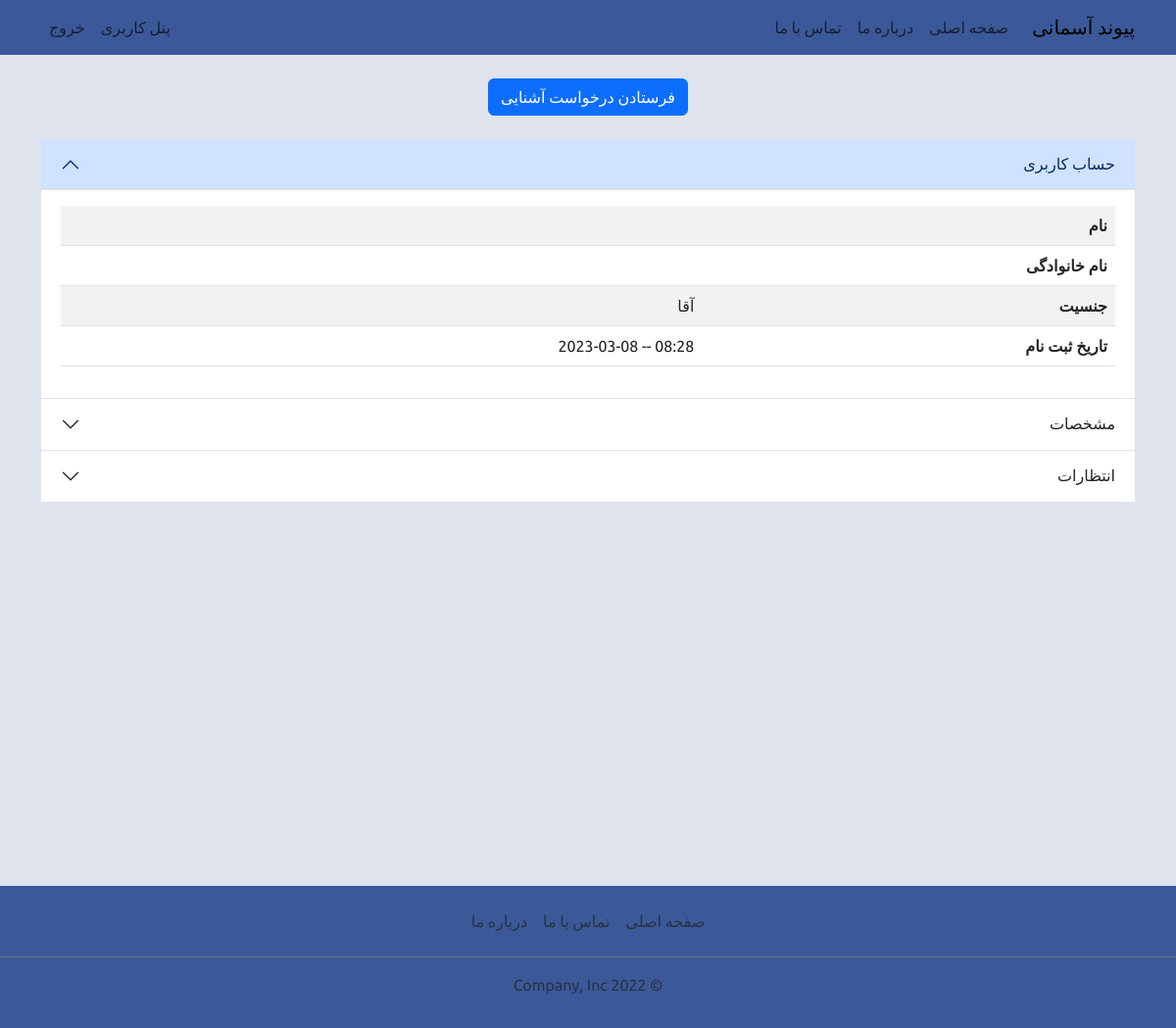
The app's page /user_detail/3/ (signed in), older data.
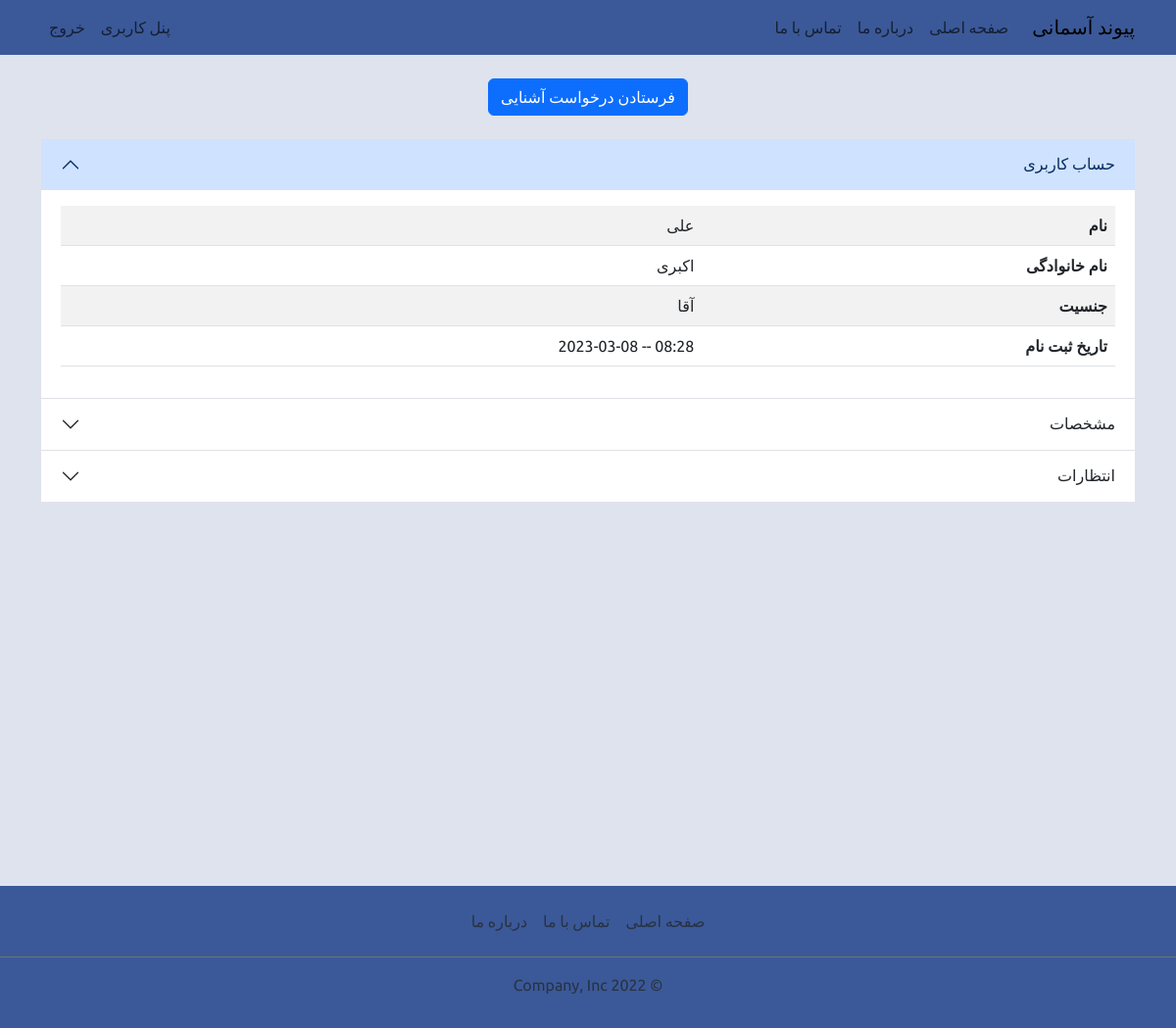
The same page, newer data.
### account/models.py (models this page shows, shortened)
class User(AbstractBaseUser):
    PHONE_REGEX = RegexValidator(regex=r"^09\d{9}$", message="شماره موبایل اشتباه میباشد")
    phone = models.CharField("شماره موبایل", max_length=11, unique=True, validators=[PHONE_REGEX])
    first_name = models.CharField("نام", max_length=100)
    last_name = models.CharField("نام خانوادگی", max_length=100)
    gender = models.CharField("جنسیت", max_length=1, choices=GENDER_CHOICES, default="1")
    is_active = models.BooleanField("فعال", default=True)
    is_superuser = models.BooleanField("مدیر", default=False)  # superuser
    is_admin = models.BooleanField("رابط", default=False)  # connector
    is_staff = models.BooleanField("کارشناس", default=False)  # expert
    joined_date = models.DateTimeField("تاریخ ثبت نام", auto_now_add=True)
    last_login = models.DateTimeField("تاریخ آخرین ورود", auto_now=True)
    objects = UserManager()
    USERNAME_FIELD = "phone"
    class Meta:
        db_table = "users"
        managed = True
        verbose_name = "کاربر"
        verbose_name_plural = "کاربران"

### account/views.py (the view)
# urls.py: path('user_detail/<int:pk>/', views.user_detail, name='user_detail'),
def user_detail(request, pk):
    name = "account/user_detail.html"
    title = "مشخصات کاربر"
    user1 = request.user
    user2 = get_object_or_404(User, pk=pk)
    relation_state = get_relation_state(user1, user2)
    khosousiaat = user2.khosousiaat
    entezaaraat = user2.entezaaraat
    context = {
        "title": title,
        "user2": user2,
        "khosousiaat": khosousiaat,
        "entezaaraat": entezaaraat,
        "state": relation_state
    }
    return render(request, name, context)

### account/templatetags/account_tags.py (called while the page is built)
@register.simple_tag
def get_verbose(instance, field_name):
    return instance._meta.get_field(field_name).verbose_name.title()

### account/views.py (called while the page is built, shortened)
def get_relation_state(user1, user2):
    relation = Relation.objects.filter(
        Q(sender=user1, reciver=user2) | Q(sender=user2, reciver=user1)
    ).first()
    if not relation:
        return 0

### templates/account/user_detail.html (shortened to what this page needs)
{% extends "base.html" %}
{% load account_tags %}
{% block header %}
{% include "navbar.html" %}
{% endblock header %}
{% block content %}
<div class="container my-4">
  <div class="text-center my-4">
    {% if state == 0 %}
    <a class="btn btn-primary"
      href="{% url 'account:rr' sender=user.id reciver=user2.id action='create' %}?user2_id={{user2.id}}">فرستادن درخواست آشنایی</a>
    {% elif state == 11 %}
    <div class="my-2">شما قبلا به این کاربر درخواست آشنایی فرستاده اید</div>
    <a class="btn btn-danger"
      href="{% url 'account:rr' sender=user.id reciver=user2.id action='delete' %}?user2_id={{user2.id}}">لغو درخواست آشنایی</a>
    {% elif state == 12 %}
    <div>درخواست شما قبول شده است</div>
    {% elif state == 13 %}
    <div>درخواست شما رد شده است</div>
    {% elif state == 22 %}
    <div>شما درخواست آشنایی را قبول کرده اید.</div>
    {% elif state == 23 %}
    <div class="my-2">شما درخواست آشنایی را رد کرده اید</div>
    <a class="btn btn-primary" href="{% url 'account:rr' sender=user2.id reciver=user.id action='sent' %}?user2_id={{user2.id}}">لغو کردن درخواست</a>
    {% endif %}
  </div>
  <div class="accordion accordion-flush" id="accordionFlushExample">
    <div class="accordion-item">
      <h2 class="accordion-header" id="headingOne">
        <button class="accordion-button" type="button" data-bs-toggle="collapse" data-bs-target="#collapseOne"
          aria-expanded="true" aria-controls="collapseOne">حساب کاربری</button>
      </h2>
      <div id="collapseOne" class="accordion-collapse collapse show" aria-labelledby="headingOne"
        data-bs-parent="#accordionExample">
        <div class="accordion-body">
          <table class="table table-striped table-responsive">
            <tr>
              <th>{% get_verbose user2 "first_name" %}</th>
              <td>{{ user2.first_name }}</td>
            </tr>
            <tr>
              <th>{% get_verbose user2 "last_name" %}</th>
              <td>{{ user2.last_name }}</td>
            </tr>
            <tr>
              <th>{% get_verbose user2 "gender" %}</th>
              <td>{{ user2.get_gender_display }}</td>
            </tr>
            <tr>
              <th>{% get_verbose user2 "joined_date" %}</th>
              <td>{{ user2.joined_date|date:"H:i -- Y-m-d" }}</td>
            </tr>
          </table>
        </div>
      </div>
    </div>
    <div class="accordion-item">
      <h2 class="accordion-header" id="headingTwo">
        <button class="accordion-button collapsed" type="button" data-bs-toggle="collapse" data-bs-target="#collapseTwo"
          aria-expanded="false" aria-controls="collapseTwo">مشخصات</button>
      </h2>
    </div>
    <div class="accordion-item">
      <h2 class="accordion-header" id="headingThree">
        <button class="accordion-button collapsed" type="button" data-bs-toggle="collapse"
          data-bs-target="#collapseThree" aria-expanded="false" aria-controls="collapseThree">انتظارات</button>
      </h2>
    </div>
  </div>
</div>
{% endblock content %}
{% block footer %}
{% include "footer.html" %}
{% endblock footer %}

Row changes from the older to the newer data that the page shows:
changed User "آقا": first_name (not shown) → "علی"; last_name (not shown) → "اکبری"
